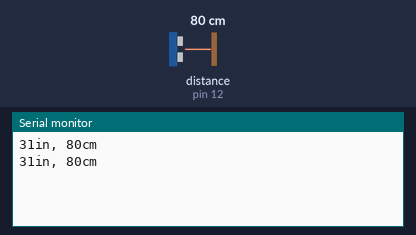
This sketch was run on a simulated Arduino Uno, built with avr-gcc and run on an emulated ATmega328P. On the bench: the last lines printed to the serial monitor. Wiring (inferred from the names in the program): ultrasonic range finder: trigger pin 11; echo pin 12. The inputs (shaded band) are chosen by the test bench; at power-on: distance to the obstacle (sensor on pin 12) 80 cm. The echo pulse lasts 58.3 µs per cm.

Above: at 1.8 s.
1.9 s: distance to the obstacle (sensor on pin 12) set to 2 cm
At 2.8 s:
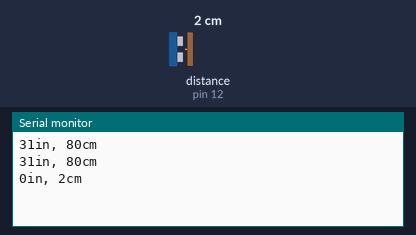
3.4 s: distance to the obstacle (sensor on pin 12) set to 4 cm
At 4.5 s:
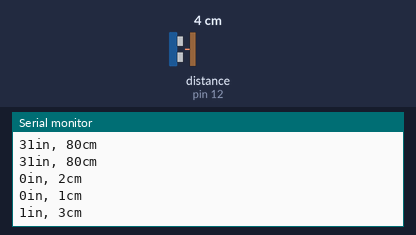
Timing chart, 0 to 6.4 s (numbered marks = the images above; inputs shaded):
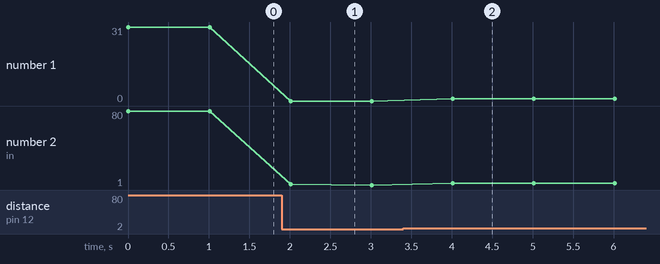

Measured:
- after the input at 1.9 s, the serial monitor: prints a new line after 0.11 s (image 1)
- after the input at 3.4 s, the serial monitor: prints a new line after 0.61 s (image 2)
- plotted number 1: 31 → 0 after the input at 1.9 s
- plotted number 2: 80 → 1 after the input at 1.9 s, 1 → 3 after the input at 3.4 s

The sketch:

HC-SR0401.ino
```cpp
int trigPin = 11;
int echoPin = 12;
long duration, cm, inches;

void setup() {
  //serial port begin
  Serial.begin (9600);
  //define inputs and outputs
  pinMode(trigPin, OUTPUT);

  pinMode(echoPin, INPUT);
}

void loop() {
  // the sensor is triggered by a high pulse of 10 more microsecond.
  // give a short low pulse beforehand to ensure a clean high pulse
  digitalWrite(trigPin,LOW);
  delayMicroseconds(5);
  digitalWrite(trigPin,HIGH);
  delayMicroseconds(10);
  digitalWrite(trigPin,LOW);

  duration = pulseIn(echoPin,HIGH);

  //convert the time into a distance
  cm = (duration/2) / 29.1;
  inches = (duration/2) / 74;

  Serial.print(inches);
  Serial.print("in, ");
  Serial.print(cm);
  Serial.print("cm");
  Serial.println();

  delay(1000);
}
```
